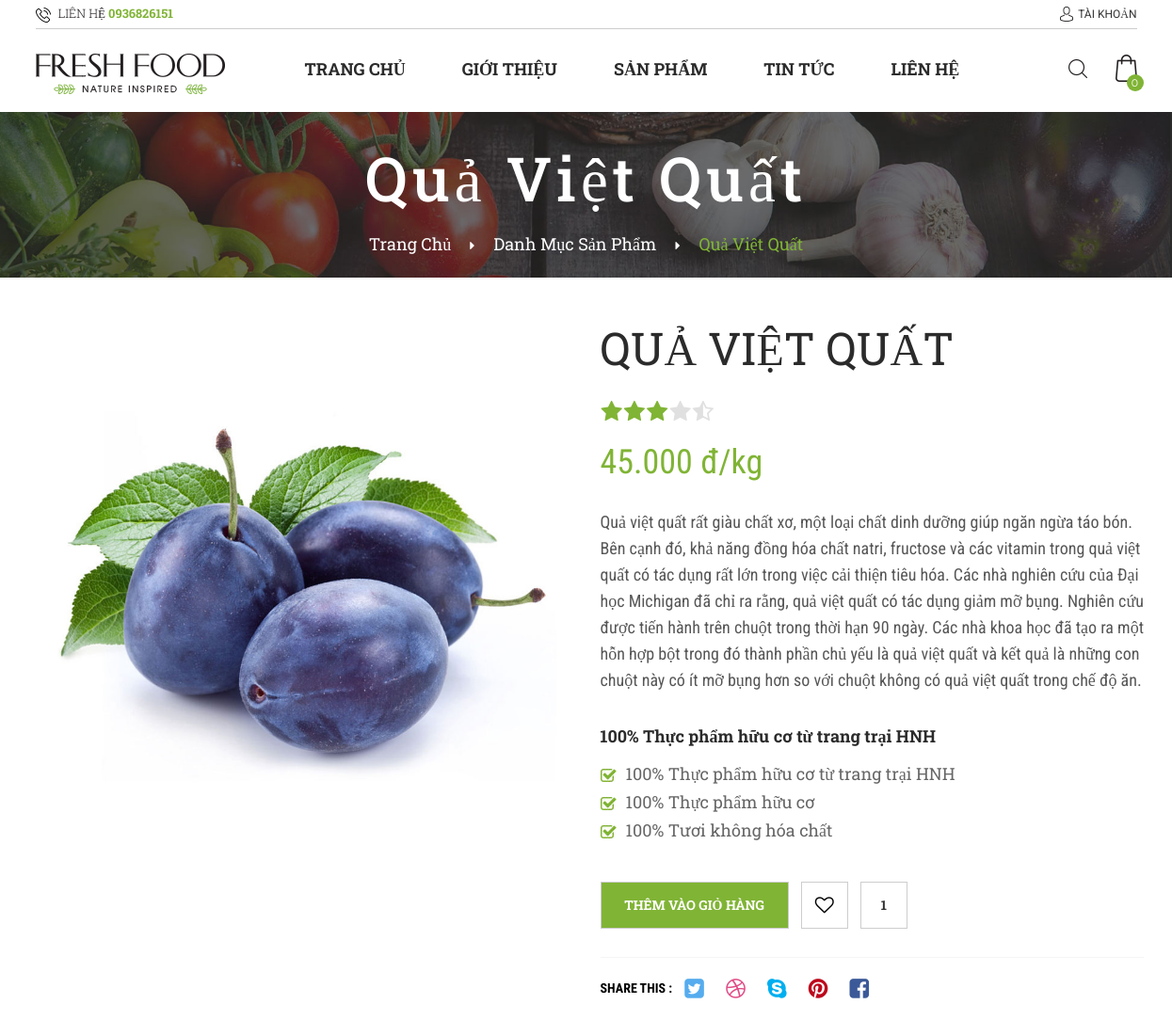
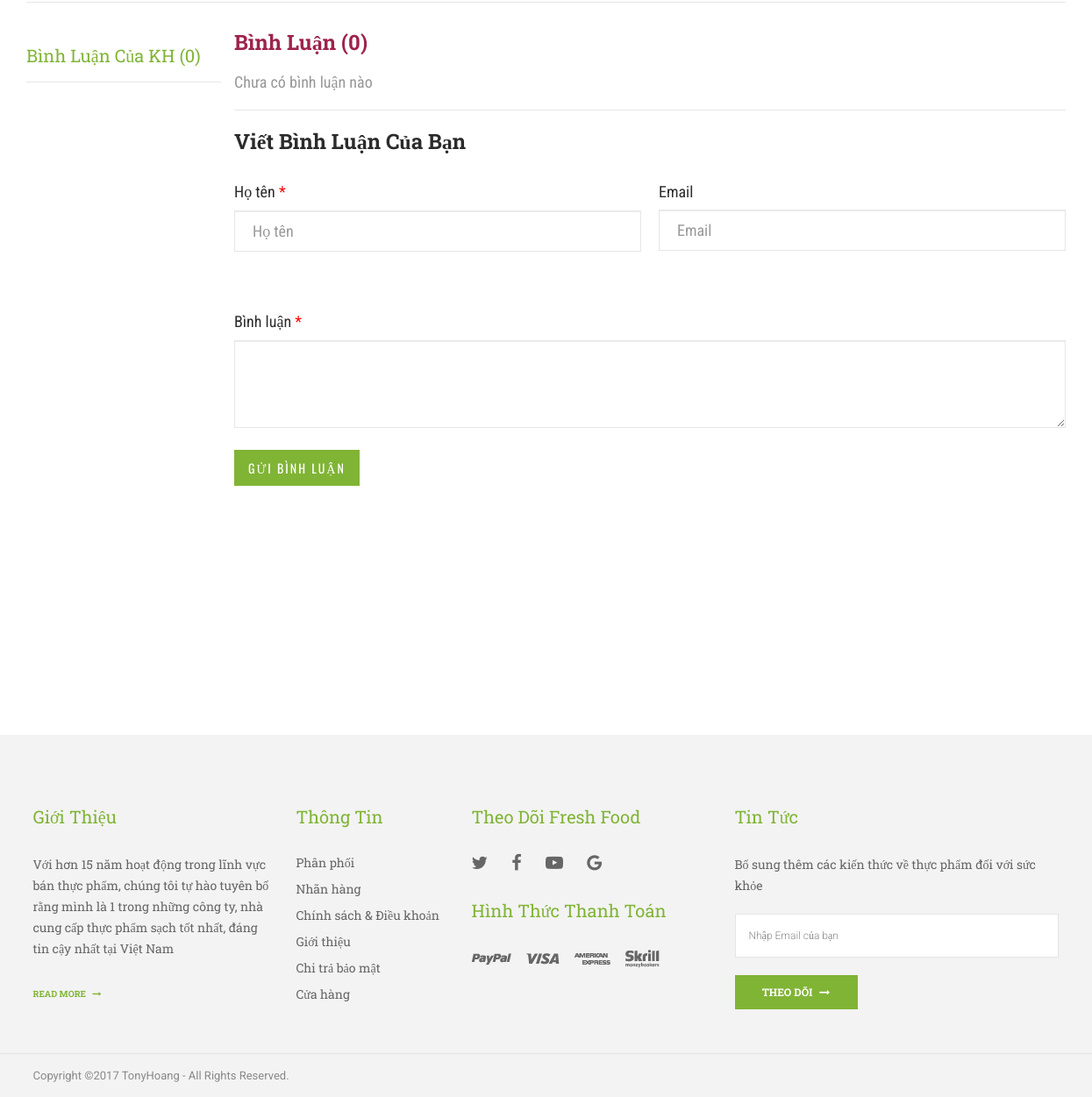
/index.php?route=product&actions=details&id=2, run on the app's committed database (2 pictures, top to bottom).
### tables this page shows
CREATE TABLE `product` (
  `id` int(11) NOT NULL,
  `name` varchar(100) NOT NULL,
  `image` varchar(255) DEFAULT NULL,
  `price` int(11) NOT NULL,
  `detail_product` text,
  `views` int(11) DEFAULT NULL,
  `id_subcate` int(11) NOT NULL,
  `status` tinyint(1) DEFAULT '1',
  `created_date` int(11) DEFAULT NULL
);

### index.php (called while the page is built, shortened)
<?php
require 'header.php';
if (isset($_GET['route'])) {
	$route = $_GET['route'];
} else {
	$route = 'page';
}
if (isset($_GET['actions'])) {
	$actions = $_GET['actions'];
} else {
	$actions = 'content';
}
include $route . '/' . $actions . '.php';
require 'footer.php'
?>

### common/database.php (called while the page is built, shortened)
<?php
$mysqli = mysqli_connect(DB_HOST, DB_USER, DB_PASS, DB_NAME);
mysqli_set_charset($mysqli,"utf8");
function get_one($table,$field_name,$field_value){
	global $mysqli;
	$sql = "SELECT * FROM $table WHERE $field_name = '$field_value'";
	$res = mysqli_query($mysqli,$sql);
	return mysqli_fetch_assoc($res);
}
?>

### product/details.php (the view, shortened to what this page needs)
<?php  if(isset($_GET['id'])){
    $product = get_one('product', 'id', $_GET['id']);
    $ids =  $_GET['id'];
    $sql = "SELECT * FROM product_comment WHERE product_id = $ids AND status = 1";
    $res = mysqli_query($mysqli,$sql);
    $counts = mysqli_num_rows($res);
}
?>
<div class="main-content">
    <div class="banner-header banner-lbook3">
        <img src="public/images/banner-catalog1.jpg" alt="Banner-header">
        <div class="text">
            <h3><?php echo $product['name']; ?></h3>
            <p><a href="index.php" title="Home">Trang chủ</a><i class="fa fa-caret-right"></i><a href="index.php?route=product&actions=product" title="Home">Danh mục Sản Phẩm</a><i class="fa fa-caret-right"></i><?php echo $product['name']; ?></p>
        </div>
    </div>
    <div class="container">
        <div class="product-details-content">
            <div class="col-md-6 col-sm-6">
              <div class="slider-for">
                <div>
                  <span class="zoom">
                  <img class="zoom-images" src="uploads/products/<?php echo $product['image']; ?>" alt="images">
                </span>
            </div>
        </div>
    </div>
    <div class="col-md-6 col-sm-6">
        <div class="box-details-info">
            <div class="product-name">
                <h1><?php echo $product['name']; ?></h1>
            </div>
            <div class="rating">
                <div class="overflow-h">
                    <div class="icon-rating">
                        <label for="star-horizontal-rating-1"><i class="fa fa-star-half-o"></i></label>
                        <label for="star-horizontal-rating-2"><i class="fa fa-star"></i></label>
                        <label for="star-horizontal-rating-3"><i class="fa fa-star"></i></label>
                        <label for="star-horizontal-rating-4"><i class="fa fa-star"></i></label>
                        <label for="star-horizontal-rating-5"><i class="fa fa-star"></i></label>
                    </div>
                </div>
            </div>
            <div class="wrap-price">
                <p class="price"><?php echo number_format($product['price'],0,' ','.') ?> đ/kg</p>
            </div>
        </div>
        <div class="options">
            <p><?php echo $product['detail_product']; ?></p>
            <div class="description-lits">
                <h3>100% Thực phẩm hữu cơ từ trang trại HNH</h3>
                <ul>
                    <li><img src="public/images/icon-deslist.jpg" alt="icon">100% Thực phẩm hữu cơ từ trang trại HNH</li>
                    <li><img src="public/images/icon-deslist.jpg" alt="icon">100% Thực phẩm hữu cơ</li>
                    <li><img src="public/images/icon-deslist.jpg" alt="icon">100% Tươi không hóa chất</li>
                </ul>
            </div>
            <div class="action">
                <a class="link-v1 add-cart bg-brand" href="cart/add-cart.php?id=<?php echo $product['id']; ?>"><span>Thêm vào giỏ hàng</span></a>
                <a class="link-v1 wish" title="Yêu thích" href="#"><i class="fa fa-heart-o" aria-hidden="true"></i></a>
                <a class="link-v1 " title="Số lượt xem" href="#"><?php echo $product['views']; ?></a>
            </div>
            <div class="social box">
                <h3>Share this :</h3>
                <a class="twitter" href="#" title="social"><i class="fa fa-twitter-square"></i></a>
                <a class="dribbble" href="#" title="social"><i class="fa fa-dribbble"></i></a>
                <a class="skype" href="#" title="social"><i class="fa fa-skype"></i></a>
                <a class="pinterest" href="#" title="social"><i class="fa fa-pinterest"></i></a>
                <a class="facebook" href="#" title="social"><i class="fa fa-facebook-square"></i></a>
            </div>
        </div>
    </div>
</div>
<div class="hoz-tab-container space-padding-tb-30">
    <ul class="tabs">
        <li class="item" rel="customer">Bình luận của KH (<?php echo $counts; ?>)</li>
    </ul>
    <div class="tab-container">
        <div id="customer" class="tab-content">
            <div class="box border">
                <h3 style="color: #9d234c;">Bình luận (<?php echo $counts; ?>)</h3>
                <?php if($counts ==0) : ?>
                <p>Chưa có bình luận nào</p>
                <?php endif; ?>
            </div>
            <form class="form-horizontal" method="POST" role="form">
                <h3>Viết bình luận của bạn</h3>
                <?php if (!isset($_SESSION['logIn'])): ?>
                <div class="box">
                    <div class="col-md-6">
                        <div class="form-group">
                            <label class=" control-label" for="inputName">Họ tên <span class="color">*</span></label>
                            <input type="text" class="form-control" id="inputName" placeholder="Họ tên" name="name">
                        </div>
                    </div>
                    <div class="col-md-6">
                        <div class="form-group">
                            <label class=" control-label" for="inputsumary">Email </label>
                            <input type="text" class="form-control" id="inputsumary" placeholder="Email" name="email">
                        </div>
                    </div>
                </div>
                <?php endif; ?>
                <div class="box">
                    <div class="col-md-6">
                    </div>
                </div>
                <div class="form-group">
                    <label class=" control-label" >Bình luận <span class="color">*</span></label>
                    <textarea class="form-control" name="comment"></textarea>
                </div>
                <button class="btn btn-lg btn-primary button-v1" type="submit" onclick="return alert('Bình luận sẽ được đăng lên sau khi được kiểm duyệt');">Gửi bình luận</button>
            </form>
        </div>
    </div>
</div>
</div>
</div>

### data on the page
product: name "Quả Việt Quất", image (picture), name "QUẢ VIỆT QUẤT", price "45.000", detail_product "Quả việt quất rất giàu chất xơ, một loại chất dinh dưỡng giúp ngăn ngừa táo bón. Bên cạnh đó, khả năng đồng hóa chất natri, fructose và các vitamin trong quả việt quất có tác dụng rất lớn trong việc cải thiện tiêu hóa. Các nhà nghiên cứu của Đại học Michigan đã chỉ ra rằng, quả việt quất có tác dụng giảm mỡ bụng. Nghiên cứu được tiến hành trên chuột trong thời hạn 90 ngày. Các nhà khoa học đã tạo ra một hỗn hợp bột trong đó thành phần chủ yếu là quả việt quất và kết quả là những con chuột này có ít mỡ bụng hơn so với chuột không có quả việt quất trong chế độ ăn.", views "1"

### other printed values
get_qtt() "0"
$counts "0"
